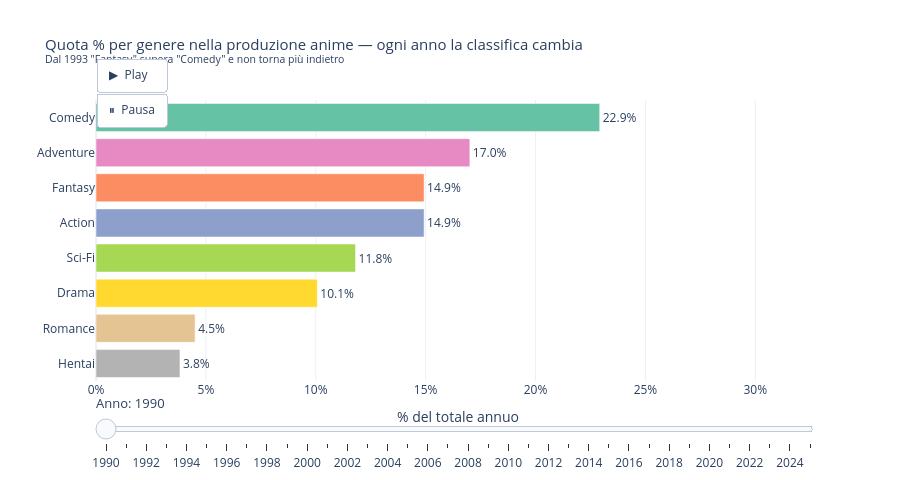

This figure's notebook cell:
### Markdown cell above
A colpo d'occhio, si vede una dominanza del genere comedy. Dobbiamo però tenere in considerazione che tanti titoli hanno più di un genere. Chi è cresciuto negli anni '90 sicuramente ricorderà un panorama dominato da titoli come Dragon Ball, Gundam, Evangelion, etc.

C'è stato negli anni un cambiamento nei gusti per quanto riguarda i generi?

Nel grafico che segue ogni barra rappresenta un genere e la sua lunghezza indica la quota percentuale sul totale degli anime prodotti in quell'anno. Vediamo come sono cambiate le percentuali nell'arco degli anni. Ci concentriamo sugli 8 generi più prevalenti.

### Code cell
import datetime
import plotly.graph_objects as go
import plotly.express as px

current_year = datetime.datetime.now().year
max_year = int(min(details['year'].dropna().max(), current_year - 1))

genre_year = (
    details_ex
    .merge(details[['mal_id', 'year']], on='mal_id')
    .dropna(subset=['year'])
    .query('year >= 1990 and year <= @max_year')
    .query('genre in @top_genres')
    .groupby(['year', 'genre'])
    .size()
    .reset_index(name='count')
)

top8 = details_ex['genre'].value_counts().head(8).index

pivot_abs = (
    genre_year
    .query('genre in @top8')
    .pivot(index='year', columns='genre', values='count')
    .fillna(0)[top8]
)
pivot_pct = pivot_abs.div(pivot_abs.sum(axis=1), axis=0) * 100

# Anno di svolta
dominant        = pivot_pct.idxmax(axis=1)
genre_before    = dominant.iloc[0]
genre_after     = dominant.value_counts().drop(genre_before, errors='ignore').idxmax()
switchover_year = int(dominant[dominant == genre_after].index.min())

print(f'Genere dominante prima del {switchover_year}: {genre_before}')
print(f'Genere dominante dal {switchover_year}: {genre_after}')

# Palette fissa per genere — stessa per tutti i frame
palette = dict(zip(top8, px.colors.qualitative.Set2[:len(top8)]))

years = sorted(pivot_pct.index.astype(int))
x_max = pivot_pct.values.max() * 1.18

def make_bar(year):
    row = pivot_pct.loc[year].sort_values(ascending=True)
    return go.Bar(
        x=row.values.round(2),
        y=list(row.index),
        orientation='h',
        marker_color=[palette[g] for g in row.index],
        text=[f'{v:.1f}%' for v in row.values],
        textposition='outside',
        cliponaxis=False,
        hovertemplate='<b>%{y}</b><br>Quota: %{x:.1f}%<extra></extra>',
    )

frames = [
    go.Frame(data=[make_bar(y)], name=str(y))
    for y in years
]

fig = go.Figure(
    data=[make_bar(years[0])],
    frames=frames,
)

fig.update_layout(
    title=dict(
        text=(
            f'Quota % per genere nella produzione anime — ogni anno la classifica cambia<br>'
            f'<sup>Dal {switchover_year} "{genre_after}" supera "{genre_before}" e non torna più indietro</sup>'
        ),
        font=dict(size=15),
    ),
    xaxis=dict(title='% del totale annuo', range=[0, x_max], ticksuffix='%', fixedrange=True),
    yaxis=dict(title='', fixedrange=True),
    template='plotly_white',
    width=900,
    height=480,
    showlegend=False,
    updatemenus=[dict(
        type='buttons',
        showactive=False,
        y=1.15,
        x=0.0,
        xanchor='left',
        buttons=[
            dict(
                label='▶  Play',
                method='animate',
                args=[None, dict(
                    frame=dict(duration=300, redraw=True),
                    fromcurrent=True,
                    transition=dict(duration=200, easing='cubic-in-out'),
                )],
            ),
            dict(
                label='⏸  Pausa',
                method='animate',
                args=[[None], dict(
                    frame=dict(duration=0, redraw=False),
                    mode='immediate',
                    transition=dict(duration=0),
                )],
            ),
        ],
    )],
    sliders=[dict(
        active=0,
        currentvalue=dict(prefix='Anno: ', font=dict(size=13)),
        pad=dict(t=10),
        steps=[
            dict(
                method='animate',
                label=str(y),
                args=[[str(y)], dict(
                    frame=dict(duration=300, redraw=True),
                    mode='immediate',
                    transition=dict(duration=200),
                )],
            )
            for y in years
        ],
    )],
)

fig.show()

### Figure 1 — Plotly figure (JSON) as saved in the notebook; plotly's stock layout.template omitted (floating-point values rounded to 4 significant figures)
{"data": [{"cliponaxis": false, "hovertemplate": "<b>%{y}</b><br>Quota: %{x:.1f}%<extra></extra>", "marker": {"color": ["rgb(179,179,179)", "rgb(229,196,148)", "rgb(255,217,47)", "rgb(166,216,84)", "rgb(141,160,203)", "rgb(252,141,98)", "rgb(231,138,195)", "rgb(102,194,165)"]}, "orientation": "h", "text": ["3.8%", "4.5%", "10.1%", "11.8%", "14.9%", "14.9%", "17.0%", "22.9%"], "textposition": "outside", "x": [3.82, 4.51, 10.07, 11.81, 14.93, 14.93, 17.01, 22.92], "y": ["Hentai", "Romance", "Drama", "Sci-Fi", "Action", "Fantasy", "Adventure", "Comedy"], "type": "bar"}], "layout": {"title": {"font": {"size": 15}, "text": "Quota % per genere nella produzione anime — ogni anno la classifica cambia<br><sup>Dal 1993 \"Fantasy\" supera \"Comedy\" e non torna più indietro</sup>"}, "xaxis": {"title": {"text": "% del totale annuo"}, "range": [0, 32.94], "ticksuffix": "%", "fixedrange": true}, "yaxis": {"title": {"text": ""}, "fixedrange": true}, "width": 900, "height": 480, "showlegend": false, "updatemenus": [{"buttons": [{"args": [null, {"frame": {"duration": 300, "redraw": true}, "fromcurrent": true, "transition": {"duration": 200, "easing": "cubic-in-out"}}], "label": "▶  Play", "method": "animate"}, {"args": [[null], {"frame": {"duration": 0, "redraw": false}, "mode": "immediate", "transition": {"duration": 0}}], "label": "⏸  Pausa", "method": "animate"}], "showactive": false, "type": "buttons", "x": 0.0, "xanchor": "left", "y": 1.15}], "sliders": [{"active": 0, "currentvalue": {"font": {"size": 13}, "prefix": "Anno: "}, "pad": {"t": 10}, "steps": [{"args": [["1990"], {"frame": {"duration": 300, "redraw": true}, "mode": "immediate", "transition": {"duration": 200}}], "label": "1990", "method": "animate"}, {"args": [["1991"], {"frame": {"duration": 300, "redraw": true}, "mode": "immediate", "transition": {"duration": 200}}], "label": "1991", "method": "animate"}, {"args": [["1992"], {"frame": {"duration": 300, "redraw": true}, "mode": "immediate", "transition": {"duration": 200}}], "label": "1992", "method": "animate"}, {"args": [["1993"], {"frame": {"duration": 300, "redraw": true}, "mode": "immediate", "transition": {"duration": 200}}], "label": "1993", "method": "animate"}, {"args": [["1994"], {"frame": {"duration": 300, "redraw": true}, "mode": "immediate", "transition": {"duration": 200}}], "label": "1994", "method": "animate"}, {"args": [["1995"], {"frame": {"duration": 300, "redraw": true}, "mode": "immediate", "transition": {"duration": 200}}], "label": "1995", "method": "animate"}, {"args": [["1996"], {"frame": {"duration": 300, "redraw": true}, "mode": "immediate", "transition": {"duration": 200}}], "label": "1996", "method": "animate"}, {"args": [["1997"], {"frame": {"duration": 300, "redraw": true}, "mode": "immediate", "transition": {"duration": 200}}], "label": "1997", "method": "animate"}, {"args": [["1998"], {"frame": {"duration": 300, "redraw": true}, "mode": "immediate", "transition": {"duration": 200}}], "label": "1998", "method": "animate"}, {"args": [["1999"], {"frame": {"duration": 300, "redraw": true}, "mode": "immediate", "transition": {"duration": 200}}], "label": "1999", "method": "animate"}, {"args": [["2000"], {"frame": {"duration": 300, "redraw": true}, "mode": "immediate", "transition": {"duration": 200}}], "label": "2000", "method": "animate"}, {"args": [["2001"], {"frame": {"duration": 300, "redraw": true}, "mode": "immediate", "transition": {"duration": 200}}], "label": "2001", "method": "animate"}, {"args": [["2002"], {"frame": {"duration": 300, "redraw": true}, "mode": "immediate", "transition": {"duration": 200}}], "label": "2002", "method": "animate"}, {"args": [["2003"], {"frame": {"duration": 300, "redraw": true}, "mode": "immediate", "transition": {"duration": 200}}], "label": "2003", "method": "animate"}, {"args": [["2004"], {"frame": {"duration": 300, "redraw": true}, "mode": "immediate", "transition": {"duration": 200}}], "label": "2004", "method": "animate"}, {"args": [["2005"], {"frame": {"duration": 300, "redraw": true}, "mode": "immediate", "transition": {"duration": 200}}], "label": "2005", "method": "animate"}, {"args": [["2006"], {"frame": {"duration": 300, "redraw": true}, "mode": "immediate", "transition": {"duration": 200}}], "label": "2006", "method": "animate"}, {"args": [["2007"], {"frame": {"duration": 300, "redraw": true}, "mode": "immediate", "transition": {"duration": 200}}], "label": "2007", "method": "animate"}, {"args": [["2008"], {"frame": {"duration": 300, "redraw": true}, "mode": "immediate", "transition": {"duration": 200}}], "label": "2008", "method": "animate"}, {"args": [["2009"], {"frame": {"duration": 300, "redraw": true}, "mode": "immediate", "transition": {"duration": 200}}], "label": "2009", "method": "animate"}, {"args": [["2010"], {"frame": {"duration": 300, "redraw": true}, "mode": "immediate", "transition": {"duration": 200}}], "label": "2010", "method": "animate"}, {"args": [["2011"], {"frame": {"duration": 300, "redraw": true}, "mode": "immediate", "transition": {"duration": 200}}], "label": "2011", "method": "animate"}, {"args": [["2012"], {"frame": {"duration": 300, "redraw": true}, "mode": "immediate", "transition": {"duration": 200}}], "label": "2012", "method": "animate"}, {"args": [["2013"], {"frame": {"duration": 300, "redraw": true}, "mode": "immediate", "transition": {"duration": 200}}], "label": "2013", "method": "animate"}, {"args": [["2014"], {"frame": {"duration": 300, "redraw": true}, "mode": "immediate", "transition": {"duration": 200}}], "label": "2014", "method": "animate"}, {"args": [["2015"], {"frame": {"duration": 300, "redraw": true}, "mode": "immediate", "transition": {"duration": 200}}], "label": "2015", "method": "animate"}, {"args": [["2016"], {"frame": {"duration": 300, "redraw": true}, "mode": "immediate", "transition": {"duration": 200}}], "label": "2016", "method": "animate"}, {"args": [["2017"], {"frame": {"duration": 300, "redraw": true}, "mode": "immediate", "transition": {"duration": 200}}], "label": "2017", "method": "animate"}, {"args": [["2018"], {"frame": {"duration": 300, "redraw": true}, "mode": "immediate", "transition": {"duration": 200}}], "label": "2018", "method": "animate"}, {"args": [["2019"], {"frame": {"duration": 300, "redraw": true}, "mode": "immediate", "transition": {"duration": 200}}], "label": "2019", "method": "animate"}, {"args": [["2020"], {"frame": {"duration": 300, "redraw": true}, "mode": "immediate", "transition": {"duration": 200}}], "label": "2020", "method": "animate"}, {"args": [["2021"], {"frame": {"duration": 300, "redraw": true}, "mode": "immediate", "transition": {"duration": 200}}], "label": "2021", "method": "animate"}, {"args": [["2022"], {"frame": {"duration": 300, "redraw": true}, "mode": "immediate", "transition": {"duration": 200}}], "label": "2022", "method": "animate"}, {"args": [["2023"], {"frame": {"duration": 300, "redraw": true}, "mode": "immediate", "transition": {"duration": 200}}], "label": "2023", "method": "animate"}, {"args": [["2024"], {"frame": {"duration": 300, "redraw": true}, "mode": "immediate", "transition": {"duration": 200}}], "label": "2024", "method": "animate"}, {"args": [["2025"], {"frame": {"duration": 300, "redraw": true}, "mode": "immediate", "transition": {"duration": 200}}], "label": "2025", "method": "animate"}]}]}}
